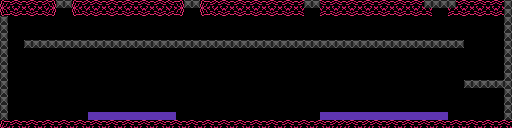

Rendered tile map (Tiled .tmx) drawn with the repository's tilesets; below, a short description and the full map source, tile grids included:
An orthogonal 64x16 tile map with 8x8 px tiles, 2 tile layers (bg, blocks) and 12 objects.

<map version="1.0" orientation="orthogonal" renderorder="right-down" width="64" height="16" tilewidth="8" tileheight="8" nextobjectid="44">
 <properties>
  <property name="constraint" value="0000" />
  <property name="links" value="0-0-TL 1-0-T 2-0-BT 3-0-BTR" />
  <property name="size" value="4x1" />
  <property name="type" value="common" />
 </properties>
 <tileset firstgid="1" name="tiles" tilewidth="8" tileheight="8" tilecount="50">
  <image source="tiles.png" width="80" height="40" />
  <tile id="2">
   <properties>
    <property name="link" value="top" />
   </properties>
  </tile>
  <tile id="3">
   <properties>
    <property name="link" value="right" />
   </properties>
  </tile>
  <tile id="4">
   <properties>
    <property name="link" value="bot" />
   </properties>
  </tile>
  <tile id="5">
   <properties>
    <property name="link" value="left" />
   </properties>
  </tile>
 </tileset>
 <layer name="bg" width="64" height="16">
  <data encoding="csv">
2,2,2,2,2,2,2,2,2,2,2,2,2,2,2,2,2,2,2,2,2,2,2,2,2,2,2,2,2,2,2,2,2,2,2,2,2,2,2,2,2,2,2,2,2,2,2,2,2,2,2,2,2,2,2,2,2,2,2,2,2,2,2,2,
2,2,2,2,2,2,2,2,2,2,2,2,2,2,2,2,2,2,2,2,2,2,2,2,2,2,2,2,2,2,2,2,2,2,2,2,2,2,2,2,2,2,2,2,2,2,2,2,2,2,2,2,2,2,2,2,2,2,2,2,2,2,2,2,
2,2,2,2,2,2,2,2,2,2,2,2,2,2,2,2,2,2,2,2,2,2,2,2,2,2,2,2,2,2,2,2,2,2,2,2,2,2,2,2,2,2,2,2,2,2,2,2,2,2,2,2,2,2,2,2,2,2,2,2,2,2,2,2,
2,2,2,2,2,2,2,2,2,2,2,2,2,2,2,2,2,2,2,2,2,2,2,2,2,2,2,2,2,2,2,2,2,2,2,2,2,2,2,2,2,2,2,2,2,2,2,2,2,2,2,2,2,2,2,2,2,2,2,2,2,2,2,2,
2,2,2,2,2,2,2,2,2,2,2,2,2,2,2,2,2,2,2,2,2,2,2,2,2,2,2,2,2,2,2,2,2,2,2,2,2,2,2,2,2,2,2,2,2,2,2,2,2,2,2,2,2,2,2,2,2,2,2,2,2,2,2,2,
2,2,2,2,2,2,2,2,2,2,2,2,2,2,2,2,2,2,2,2,2,2,2,2,2,2,2,2,2,2,2,2,2,2,2,2,2,2,2,2,2,2,2,2,2,2,2,2,2,2,2,2,2,2,2,2,2,2,2,2,2,2,2,2,
2,2,2,2,2,2,2,2,2,2,2,2,2,2,2,2,2,2,2,2,2,2,2,2,2,2,2,2,2,2,2,2,2,2,2,2,2,2,2,2,2,2,2,2,2,2,2,2,2,2,2,2,2,2,2,2,2,2,2,2,2,2,2,2,
2,2,2,2,2,2,2,2,2,2,2,2,2,2,2,2,2,2,2,2,2,2,2,2,2,2,2,2,2,2,2,2,2,2,2,2,2,2,2,2,2,2,2,2,2,2,2,2,2,2,2,2,2,2,2,2,2,2,2,2,2,2,2,2,
2,2,2,2,2,2,2,2,2,2,2,2,2,2,2,2,2,2,2,2,2,2,2,2,2,2,2,2,2,2,2,2,2,2,2,2,2,2,2,2,2,2,2,2,2,2,2,2,2,2,2,2,2,2,2,2,2,2,2,2,2,2,2,2,
2,2,2,2,2,2,2,2,2,2,2,2,2,2,2,2,2,2,2,2,2,2,2,2,2,2,2,2,2,2,2,2,2,2,2,2,2,2,2,2,2,2,2,2,2,2,2,2,2,2,2,2,2,2,2,2,2,2,2,2,2,2,2,2,
2,2,2,2,2,2,2,2,2,2,2,2,2,2,2,2,2,2,2,2,2,2,2,2,2,2,2,2,2,2,2,2,2,2,2,2,2,2,2,2,2,2,2,2,2,2,2,2,2,2,2,2,2,2,2,2,2,2,2,2,2,2,2,2,
2,2,2,2,2,2,2,2,2,2,2,2,2,2,2,2,2,2,2,2,2,2,2,2,2,2,2,2,2,2,2,2,2,2,2,2,2,2,2,2,2,2,2,2,2,2,2,2,2,2,2,2,2,2,2,2,2,2,2,2,2,2,2,2,
2,2,2,2,2,2,2,2,2,2,2,2,2,2,2,2,2,2,2,2,2,2,2,2,2,2,2,2,2,2,2,2,2,2,2,2,2,2,2,2,2,2,2,2,2,2,2,2,2,2,2,2,2,2,2,2,2,2,2,2,2,2,2,2,
2,2,2,2,2,2,2,2,2,2,2,2,2,2,2,2,2,2,2,2,2,2,2,2,2,2,2,2,2,2,2,2,2,2,2,2,2,2,2,2,2,2,2,2,2,2,2,2,2,2,2,2,2,2,2,2,2,2,2,2,2,2,2,2,
2,2,2,2,2,2,2,2,2,2,2,2,2,2,2,2,2,2,2,2,2,2,2,2,2,2,2,2,2,2,2,2,2,2,2,2,2,2,2,2,2,2,2,2,2,2,2,2,2,2,2,2,2,2,2,2,2,2,2,2,2,2,2,2,
2,2,2,2,2,2,2,2,2,2,2,2,2,2,2,2,2,2,2,2,2,2,2,2,2,2,2,2,2,2,2,2,2,2,2,2,2,2,2,2,2,2,2,2,2,2,2,2,2,2,2,2,2,2,2,2,2,2,2,2,2,2,2,2
</data>
 </layer>
 <layer name="blocks" width="64" height="16">
  <data encoding="csv">
13,14,15,14,15,14,16,1,1,13,14,14,15,14,15,14,15,14,15,14,15,15,16,1,1,13,14,14,15,14,15,14,15,14,15,14,15,14,1,1,15,14,15,14,15,14,15,14,15,14,15,14,15,1,1,1,1,14,15,14,15,14,15,1,
23,24,25,24,25,24,26,0,0,23,24,24,25,24,25,24,25,24,25,24,25,25,26,0,0,23,24,24,25,24,25,24,25,24,25,24,25,24,0,0,25,24,25,24,25,24,25,24,25,24,25,24,25,24,0,0,25,24,25,24,25,24,25,1,
1,0,0,0,0,0,0,0,0,0,0,0,0,0,0,0,0,0,0,0,0,0,0,0,0,0,0,0,0,0,0,0,0,0,0,0,0,0,0,0,0,0,0,0,0,0,0,0,0,0,0,0,0,0,0,0,0,0,0,0,0,0,0,1,
1,0,0,0,0,0,0,0,0,0,0,0,0,0,0,0,0,0,0,0,0,0,0,0,0,0,0,0,0,0,0,0,0,0,0,0,0,0,0,0,0,0,0,0,0,0,0,0,0,0,0,0,0,0,0,0,0,0,0,0,0,0,0,1,
1,0,0,0,0,0,0,0,0,0,0,0,0,0,0,0,0,0,0,0,0,0,0,0,0,0,0,0,0,0,0,0,0,0,0,0,0,0,0,0,0,0,0,0,0,0,0,0,0,0,0,0,0,0,0,0,0,0,0,0,0,0,0,1,
1,0,0,1,1,1,1,1,1,1,1,1,1,1,1,1,1,1,1,1,1,1,1,1,1,1,1,1,1,1,1,1,1,1,1,1,1,1,1,1,1,1,1,1,1,1,1,1,1,1,1,1,1,1,1,1,1,1,0,0,0,0,0,1,
1,0,0,0,0,0,0,0,0,0,0,0,0,0,0,0,0,0,0,0,0,0,0,0,0,0,0,0,0,0,0,0,0,0,0,0,0,0,0,0,0,0,0,0,0,0,0,0,0,0,0,0,0,0,0,0,0,0,0,0,0,0,0,1,
1,0,0,0,0,0,0,0,0,0,0,0,0,0,0,0,0,0,0,0,0,0,0,0,0,0,0,0,0,0,0,0,0,0,0,0,0,0,0,0,0,0,0,0,0,0,0,0,0,0,0,0,0,0,0,0,0,0,0,0,0,0,0,1,
1,0,0,0,0,0,0,0,0,0,0,0,0,0,0,0,0,0,0,0,0,0,0,0,0,0,0,0,0,0,0,0,0,0,0,0,0,0,0,0,0,0,0,0,0,0,0,0,0,0,0,0,0,0,0,0,0,0,0,0,0,0,0,1,
1,0,0,0,0,0,0,0,0,0,0,0,0,0,0,0,0,0,0,0,0,0,0,0,0,0,0,0,0,0,0,0,0,0,0,0,0,0,0,0,0,0,0,0,0,0,0,0,0,0,0,0,0,0,0,0,0,0,0,0,0,0,0,1,
1,0,0,0,0,0,0,0,0,0,0,0,0,0,0,0,0,0,0,0,0,0,0,0,0,0,0,0,0,0,0,0,0,0,0,0,0,0,0,0,0,0,0,0,0,0,0,0,0,0,0,0,0,0,0,0,0,0,1,1,1,1,1,1,
1,0,0,0,0,0,0,0,0,0,0,0,0,0,0,0,0,0,0,0,0,0,0,0,0,0,0,0,0,0,0,0,0,0,0,0,0,0,0,0,0,0,0,0,0,0,0,0,0,0,0,0,0,0,0,0,0,0,0,0,0,0,0,1,
1,0,0,0,0,0,0,0,0,0,0,0,0,0,0,0,0,0,0,0,0,0,0,0,0,0,0,0,0,0,0,0,0,0,0,0,0,0,0,0,0,0,0,0,0,0,0,0,0,0,0,0,0,0,0,0,0,0,0,0,0,0,0,1,
1,0,0,0,0,0,0,0,0,0,0,0,0,0,0,0,0,0,0,0,0,0,0,0,0,0,0,0,0,0,0,0,0,0,0,0,0,0,0,0,0,0,0,0,0,0,0,0,0,0,0,0,0,0,0,0,0,0,0,0,0,0,0,1,
1,0,0,0,0,0,0,0,0,0,0,3,3,3,3,3,3,3,3,3,3,3,0,0,0,0,0,0,0,0,0,0,0,0,0,0,0,0,0,0,3,3,3,3,3,3,3,3,3,3,3,3,3,3,3,3,0,0,0,0,0,0,0,1,
13,14,15,14,15,14,15,14,15,14,15,14,15,14,15,14,15,14,15,14,15,14,15,14,15,14,15,14,15,14,15,14,15,14,15,14,15,14,15,14,15,14,14,14,15,14,14,15,14,15,14,15,14,15,14,15,14,15,14,15,14,15,14,15
</data>
 </layer>
 <objectgroup name="collision">
  <object id="4" x="448" y="0" width="56" height="16" />
  <object id="5" x="504" y="16" width="8" height="88" />
  <object id="8" x="0" y="120" width="304" height="8" />
  <object id="12" x="72" y="0" width="112" height="16" />
  <object id="13" x="200" y="0" width="104" height="16" />
  <object id="33" x="24" y="40" width="440" height="8" />
  <object id="35" x="320" y="0" width="112" height="16" />
  <object id="36" x="0" y="0" width="56" height="16" />
  <object id="39" x="0" y="16" width="8" height="88" />
  <object id="40" x="320" y="120" width="112" height="8" />
  <object id="41" x="456" y="120" width="56" height="8" />
  <object id="43" x="464" y="80" width="40" height="8" />
 </objectgroup>
</map>